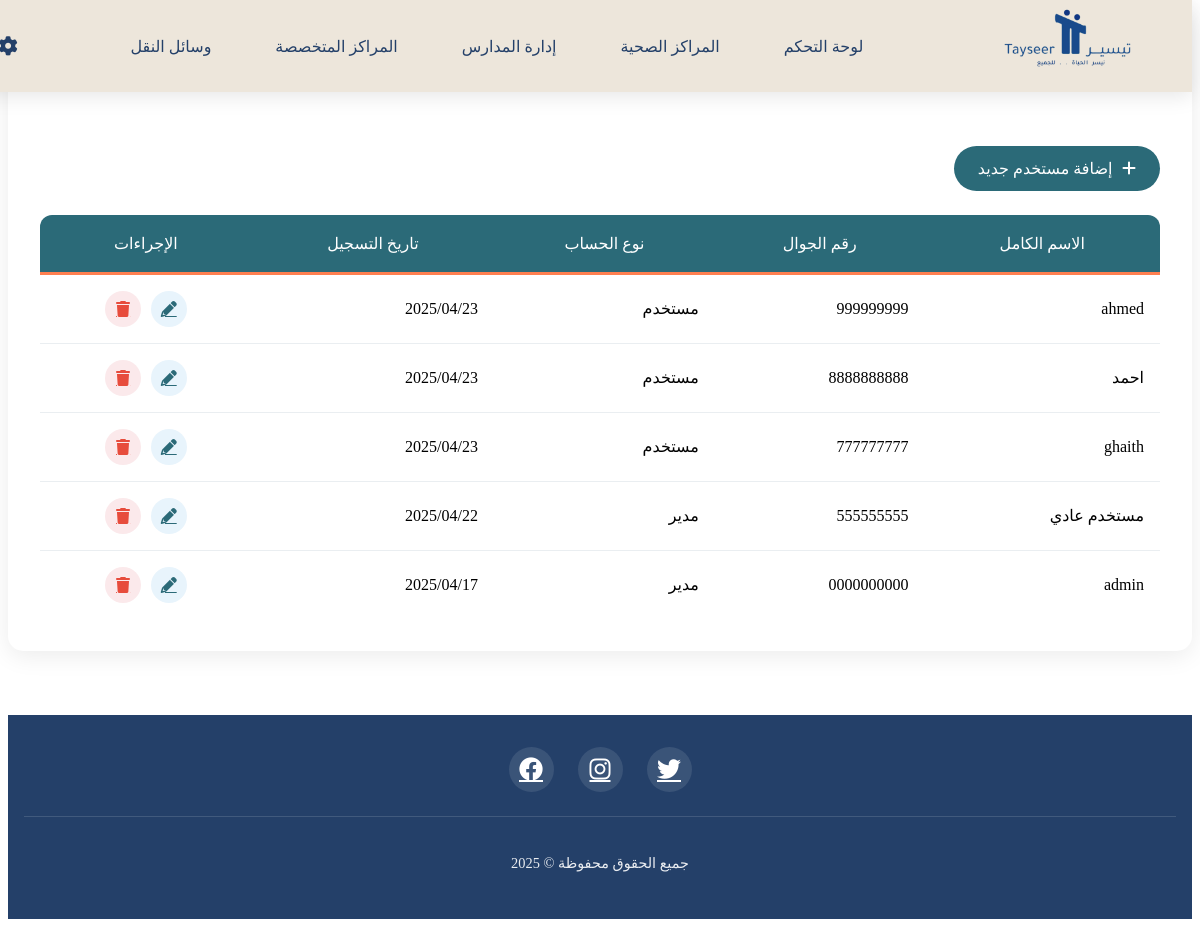
/admin/users/users_admin.php (signed in), run on the app's committed database.
### tables this page shows
CREATE TABLE `users` (
  `id` int(11) NOT NULL,
  `fullname` varchar(100) NOT NULL,
  `phone` varchar(20) NOT NULL,
  `password` varchar(255) NOT NULL,
  `type` enum('user','admin') DEFAULT 'user',
  `created_at` timestamp NOT NULL DEFAULT CURRENT_TIMESTAMP,
  `updated_at` timestamp NOT NULL DEFAULT CURRENT_TIMESTAMP ON UPDATE CURRENT_TIMESTAMP
);

### admin/users/fetch_users.php (the view)
<?php
$stmt = $conn->prepare("SELECT id, fullname, phone, type, created_at FROM users ORDER BY created_at DESC");
$stmt->execute();
$result = $stmt->get_result();
if ($result->num_rows > 0) {
    while ($row = $result->fetch_assoc()) {
        echo '<tr>';
        echo '<td>' . htmlspecialchars($row['fullname']) . '</td>';
        echo '<td>' . htmlspecialchars($row['phone']) . '</td>';
        echo '<td><span class="user-badge-' . $row['type'] . '">' .
             ($row['type'] == 'admin' ? 'مدير' : 'مستخدم') . '</span></td>';
        echo '<td>' . date('Y/m/d', strtotime($row['created_at'])) . '</td>';
        echo '<td>';
        echo '<div class="action-buttons">';
        echo '<a href="edit_user.php?id=' . $row['id'] . '" class="btn-edit">';
        echo '<i class="fas fa-pencil-alt"></i></a>';
        echo '<a href="delete_user.php?id=' . $row['id'] . '" class="btn-delete"
              onclick="return confirm(\'هل أنت متأكد من الحذف؟\')">';
        echo '<i class="fas fa-trash"></i></a>';
        echo '</div>';
        echo '</td>';
        echo '</tr>';
    }
} else {
    echo '<tr><td colspan="5">لا يوجد مستخدمين مسجلين</td></tr>';
}
?>

### admin/users/users_admin.php (shortened to what this page needs)
<?php
require __DIR__ . '/../../db/db_connect.php';
?>
<!DOCTYPE html>
<html lang="ar" dir="rtl">
<head>
    <link rel="stylesheet" href="https://cdnjs.cloudflare.com/ajax/libs/font-awesome/6.5.0/css/all.min.css">
    <link rel="stylesheet" href="../../include/styles.css">
</head>
<body>
    <?php require __DIR__ . '/../../include/header.php'; ?>
    <div class="management-panel">
        <div class="page-header">
            <h1 class="page-title">إدارة المستخدمين</h1>
        </div>
        <div class="table-controls">
            <a href="add_user.php" class="add-btn">
                <i class="fas fa-plus"></i>
                إضافة مستخدم جديد
            </a>
        </div>
        <table class="schools-table">
            <thead>
                <tr>
                    <th>الاسم الكامل</th>
                    <th>رقم الجوال</th>
                    <th>نوع الحساب</th>
                    <th>تاريخ التسجيل</th>
                    <th>الإجراءات</th>
                </tr>
            </thead>
            <tbody>
                <?php include 'fetch_users.php'; ?>
            </tbody>
        </table>
    </div>
    <?php require __DIR__ . '/../../include/footer.php'; ?>
</body>
</html>

### include/header.php (shortened to what this page needs)
<?php
$isAdmin = isset($_SESSION['user_type']) && $_SESSION['user_type'] === 'admin';
?>
<!DOCTYPE html>
<html lang="ar" dir="rtl">
<head>
    <link rel="stylesheet" href="https://cdnjs.cloudflare.com/ajax/libs/font-awesome/6.0.0/css/all.min.css">
</head>
<body>
 <?php if ($isAdmin): ?>
        <nav class="top-nav">
            <div class="nav-container">
                <div class="logo">
                    <img src="logo.png" alt="شعار تيسير">
                </div>
                <div class="nav-links">
                    <a href="../admin_dashpord.php">لوحة التحكم</a>
                    <a href="../health/health_dashboard.php">المراكز الصحية</a>
                    <a href="../school/schools_dashboard.php">إدارة المدارس</a>
                    <a href="../center/centers_admin.php">المراكز المتخصصة</a>
                    <a href="../transport/transport_admin.php">وسائل النقل</a>
                </div>
                <div class="header-icons">
                    <i class="fas fa-cog" title="الإعدادات"></i>
                </div>
            </div>
        </nav>
    <?php endif; ?>
</body>
</html>

### include/footer.php (shortened to what this page needs)
  <footer id="contact">
    <div class="footer-content">
      <div class="social-links">
        <a href="#"><i class="fab fa-twitter"></i></a>
        <a href="#"><i class="fab fa-instagram"></i></a>
        <a href="#"><i class="fab fa-facebook"></i></a>
      </div>
      <div class="copyright">
        <p>جميع الحقوق محفوظة © 2025</p>
      </div>
    </div>
  </footer>
</body>
</html>

### include/styles.css (style rules this page uses)
:root { --primary-blue: #2B6A78; --secondary-teal: #244069; --accent-orange: #FF7F50; --light-cream: #F7F4EF; --dark-text: #2D3748; }
.top-nav { background: #ede6db; padding: 1rem 2rem; box-shadow: 0 4px 20px rgba(0, 0, 0, 0.1); position: fixed; width: 95%; top: 0; z-index: 1000; backdrop-filter: blur(10px); display: flex; justify-content: space-between; align-items: center; height: 80px; }
.nav-container { max-width: 1200px; margin: 0px 0px 0px 32px; display: flex; align-items: center; justify-content: space-between; width: 100%; }
.logo img { height: 100px; transition: all 0.3s ease; }
.nav-links { display: flex; gap: 1.5rem; align-items: center; }
.nav-links a { color: var(--secondary-teal); text-decoration: none; padding: 0.5rem 1rem; border-radius: 25px; transition: all 0.3s ease; font-weight: 500; }
.header-icons { display: flex; gap: 1.2rem; color: var(--secondary-teal); }
.header-icons i { cursor: pointer; transition: all 0.3s ease; font-size: 1.2rem; }
footer { background: var(--secondary-teal); color: white; padding: 2rem 1rem; margin-top: 4rem; position: relative; }
.footer-content { max-width: 1200px; margin: 0 auto; display: flex; flex-direction: column; gap: 1.5rem; align-items: center; }
.social-links { display: flex; gap: 1.5rem; justify-content: center; }
.social-links a { color: white; font-size: 1.5rem; transition: all 0.3s ease; width: 45px; height: 45px; display: flex; align-items: center; justify-content: center; border-radius: 50%; background: rgba(255,255,255,0.1); }
.copyright { text-align: center; padding-top: 1.5rem; border-top: 1px solid rgba(255,255,255,0.15); width: 100%; font-size: 0.9rem; opacity: 0.9; }

### admin/users/users_admin.php (style rules this page uses)
:root { --primary-blue: #2B6A78; --secondary-teal: #3A6B7C; --accent-orange: #FF7F50; --light-cream: #F7F4EF; --dark-text: #2D3748; --hover-bg: #f0f4f7; }
.management-panel { max-width: 1200px; margin: 0 auto; background: white; border-radius: 15px; box-shadow: 0 5px 25px rgba(0,0,0,0.08); padding: 2rem; }
.page-header { text-align: center; margin-bottom: 2rem; padding: 0 1rem; }
.page-title { color: var(--primary-blue); font-size: 2.2rem; margin: 0 0 2rem; position: relative; display: inline-block; }
.page-title::after { content: ''; position: absolute; bottom: -10px; left: 50%; transform: translateX(-50%); width: 60px; height: 3px; background: var(--accent-orange); }
.table-controls { display: flex; justify-content: space-between; align-items: center; margin-bottom: 1.5rem; }
.add-btn { background: var(--primary-blue); padding: 0.8rem 1.5rem; border: none; border-radius: 25px; color: white; display: inline-flex; align-items: center; gap: 0.6rem; transition: all 0.2s ease; text-decoration: none; }
.schools-table { width: 100%; border-collapse: collapse; background: white; border-radius: 12px; overflow: hidden; margin-top: 1rem; }
.schools-table thead { background: var(--primary-blue); color: white; }
.schools-table th { padding: 1.2rem; font-weight: 500; border-bottom: 3px solid var(--accent-orange); }
.schools-table td { padding: 1rem; border-bottom: 1px solid #eaeef1; transition: background 0.2s; }
.schools-table tr:last-child td { border-bottom: none; }
.action-buttons { display: flex; gap: 0.6rem; justify-content: center; }
.btn-edit, .btn-delete { width: 36px; height: 36px; border: none; border-radius: 50%; display: flex; align-items: center; justify-content: center; transition: all 0.2s ease; cursor: pointer; }
.btn-edit { background: #e8f4fc; color: var(--primary-blue); }
.btn-delete { background: #fbe9eb; color: #e74c3c; }

### include/header.php (style rules this page uses)
:root { --primary-blue: #2B6A78; --secondary-teal: #244069; --accent-orange: #FF7F50; --light-cream: #F7F4EF; --dark-text: #2D3748; }
.top-nav { background: #ede6db; padding: 1rem 2rem; box-shadow: 0 4px 20px rgba(0, 0, 0, 0.1); position: fixed; width: 100%; top: 0; z-index: 1000; display: flex; justify-content: space-between; align-items: center; height: 60px; }
.nav-container { max-width: 1200px; margin: 0 auto; display: flex; justify-content: space-between; align-items: center; width: 100%; }
.nav-links { display: flex; gap: 2rem; align-items: center; }
.nav-links a { color: var(--secondary-teal); text-decoration: none; padding: 0.5rem 1rem; border-radius: 25px; transition: all 0.3s ease; }
.header-icons { display: flex; gap: 1.2rem; color: var(--secondary-teal); }
.header-icons i { cursor: pointer; transition: transform 0.2s ease; }
.logo img { height: 130px; transition: transform 0.3s ease; width: auto; }

### data on the page
users: fullname "ahmed", phone "999999999", type "مستخدم", created_at "2025/04/23"
users: fullname "احمد", phone "8888888888", type "مستخدم", created_at "2025/04/23"
users: fullname "ghaith", phone "777777777", type "مستخدم", created_at "2025/04/23"
users: fullname "مستخدم عادي", phone "555555555", type "مدير", created_at "2025/04/22"
users: fullname "admin", phone "0000000000", type "مدير", created_at "2025/04/17"
